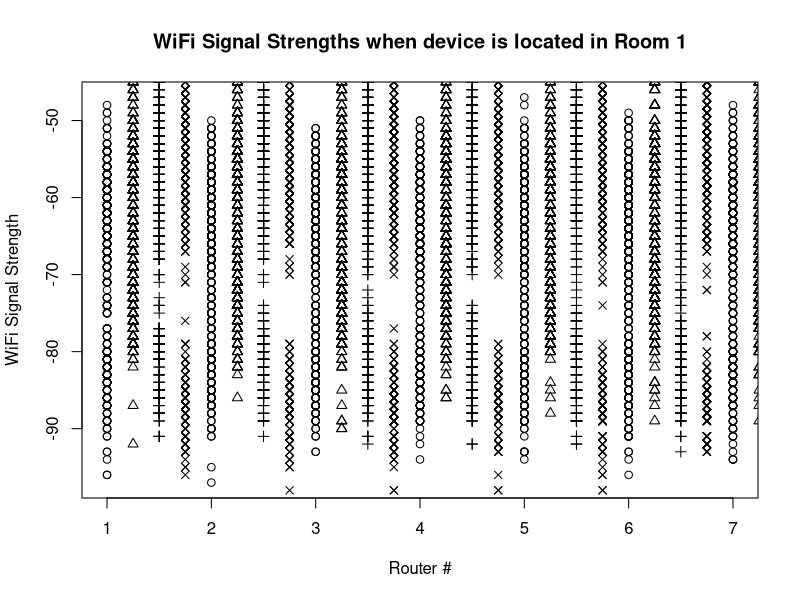

Here is the R script that generated this plot: (Note: this script raises an error after producing the figure.)
# Put router number (1-7) on the x-axis, with corresponding signal strength on the y-axis.
# Break the scatter plots into four separate graphs: Room 1-4

# chop off last column which lists Room #
wifi_loc_data_matrix = matrix(scan("wifi_localization.txt"), ncol = 8, byrow = TRUE)
wifi_loc_data_matrix1 = matrix(wifi_loc_data_matrix[wifi_loc_data_matrix[,8] == 1], ncol = 8)
wifi_loc_data_matrix2 = matrix(wifi_loc_data_matrix[wifi_loc_data_matrix[,8] == 2], ncol = 8)
wifi_loc_data_matrix3 = matrix(wifi_loc_data_matrix[wifi_loc_data_matrix[,8] == 3], ncol = 8)
wifi_loc_data_matrix4 = matrix(wifi_loc_data_matrix[wifi_loc_data_matrix[,8] == 4], ncol = 8)

# chop off last column which lists Room #
wifi_loc_data_matrix1 = wifi_loc_data_matrix1[,-8]
wifi_loc_data_matrix2 = wifi_loc_data_matrix2[,-8]
wifi_loc_data_matrix3 = wifi_loc_data_matrix3[,-8]
wifi_loc_data_matrix4 = wifi_loc_data_matrix4[,-8]

# plot( x = matrix(), y = matrix(), 
#       xlab = "Router #",
#       ylab = "WiFi Signal Strength",
#       main = "WiFi Signal Strengths when device is located in Room 1")

plot(   xlab = "Router #",
        ylab = "WiFi Signal Strength",
        main = "WiFi Signal Strengths when device is located in Room 1",
        x = rep(c(1,2,3,4,5,6,7), length(wifi_loc_data_matrix1) / 7),
        y = wifi_loc_data_matrix1[,-8],
        type = 'n')

points( x = rep(c(1,2,3,4,5,6,7), length(wifi_loc_data_matrix1) / 7),
        y = wifi_loc_data_matrix1[,-8],
        pch = 1)

points( x = rep(c(1.25,2.25,3.25,4.25,5.25,6.25,7.25), length(wifi_loc_data_matrix2) / 7),
        y = wifi_loc_data_matrix2[,-8],
        pch = 2)

points( x = rep(c(1.5,2.5,3.5,4.5,5.5,6.5,7.5), length(wifi_loc_data_matrix3) / 7),
        y = wifi_loc_data_matrix3[,-8],
        pch = 3)

points( x = rep(c(1.75,2.75,3.75,4.75,5.75,6.75,7.75), length(wifi_loc_data_matrix4) / 7),
        y = wifi_loc_data_matrix4[,-8],
        pch = 4)

# plot(x = rep(c(1,2,3,4,5,6,7), 3),
#       y = wifi_loc_data_matrix2[,-8],
#       xlab = "Router #",
#       ylab = "WiFi Signal Strength",
#       main = "WiFi Signal Strengths when device is located in Room 2")

# colnames(m) <- c(purrr::map(1:7, purrr::map(1:3, function(x) paste("W", x)))
colnames(m) <- c("W1", "W2", "W3", "W4", "W5", "W6", "W7", "Room")

